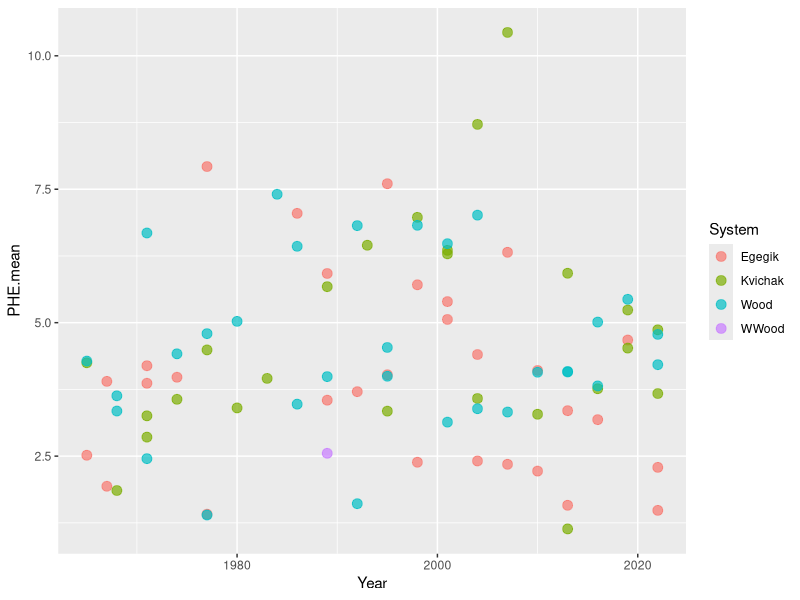
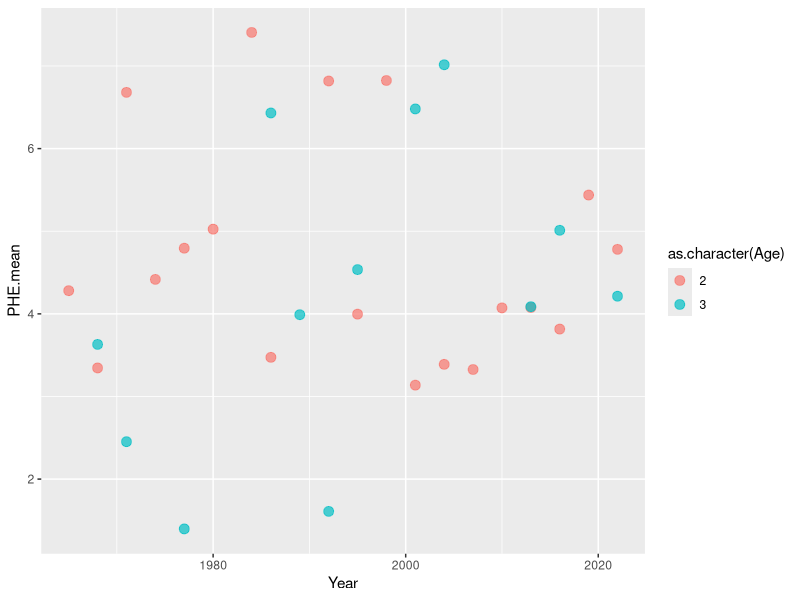
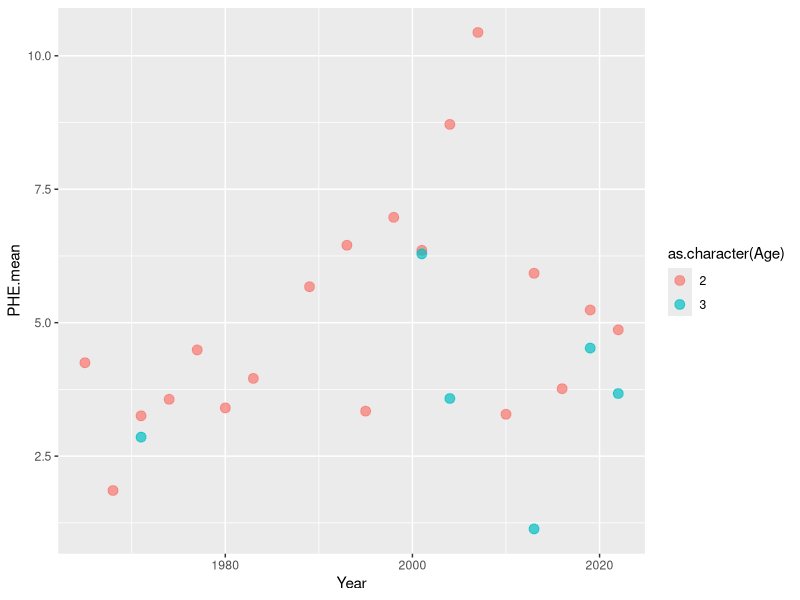
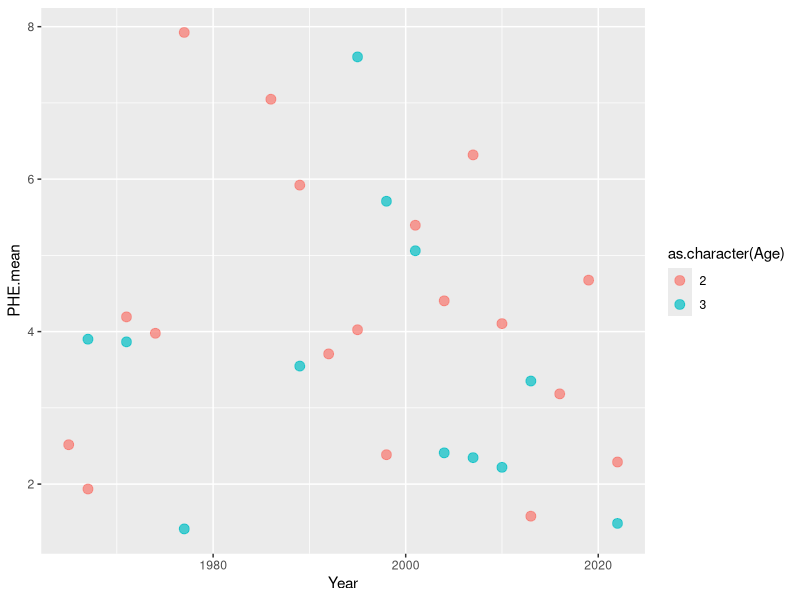
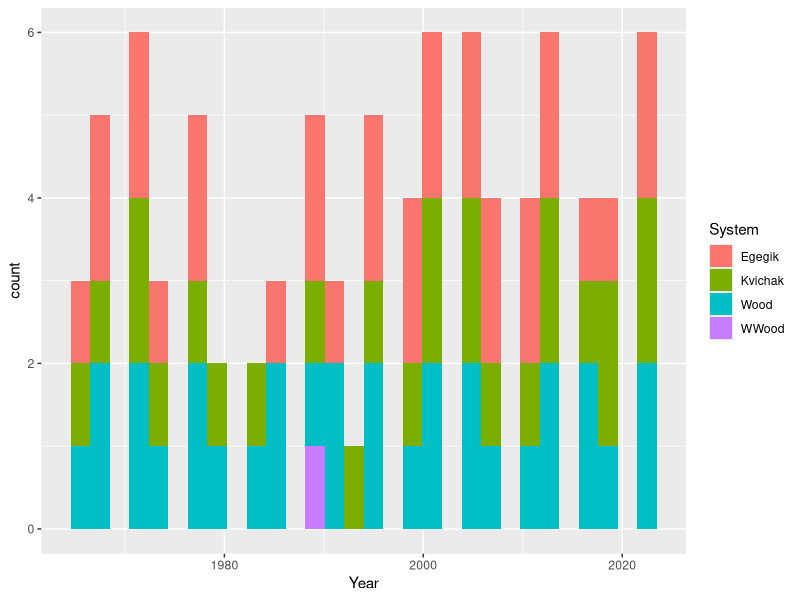
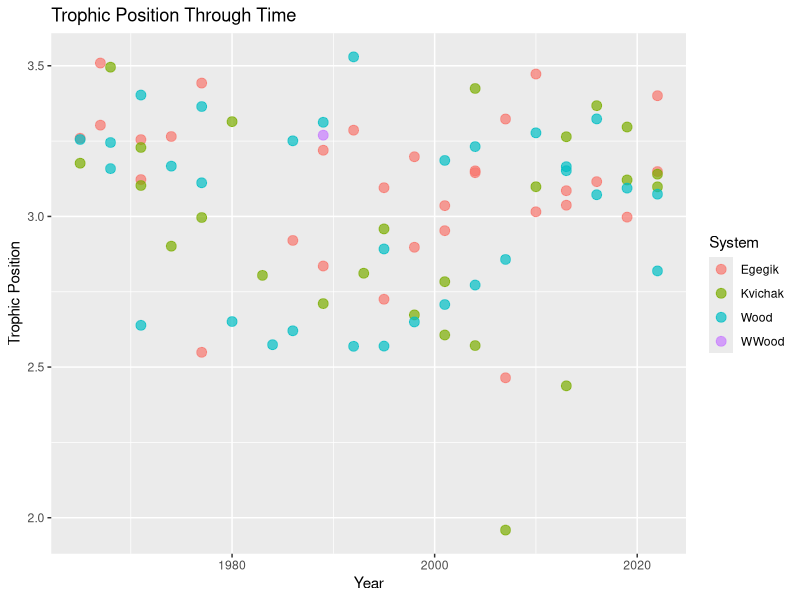
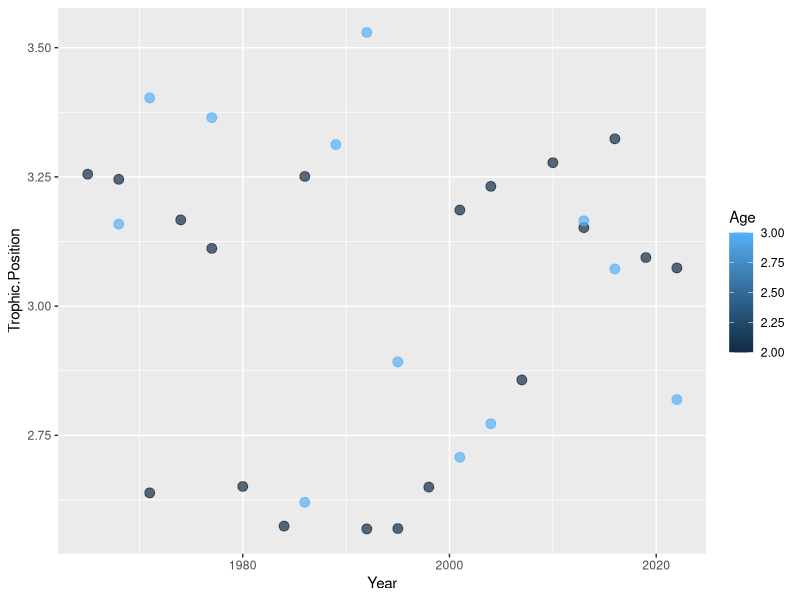
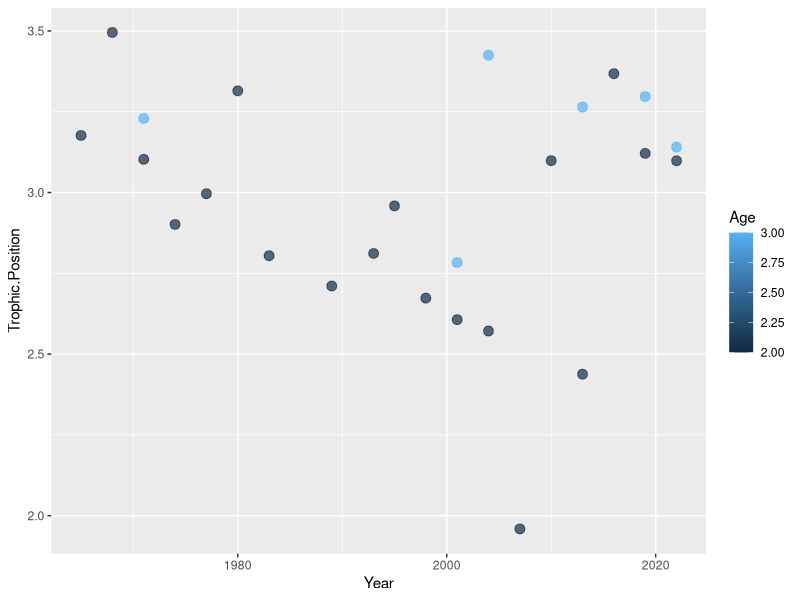

Reproduce these figures in R, in order.
#this is an r script to do some basic data visualization of the cleaned data
#at this point the data should be drift corrected, compiled, and had all
#duplicates and replicates removed and averaged 

setwd("~/Documents/GitHub/CSIA_lab_work/data/final")

library(dplyr)
library(readr)
library(ggplot2)

#read in the main data file
data <- read.csv(file="main.trophic.csv")

#scatter plot of year vs isotope signature
ggplot(data = data, aes(Year, PHE.mean, color = System)) +
       geom_point(size = 3, alpha = 0.7) 


Wood <- data[data$System =="Wood",]
Kvichak <- data[data$System =="Kvichak",]
Egegik <- data[data$System =="Egegik",]

#plots of age vs isotope sig in the different river systems 
ggplot(data = Wood, aes(Year, PHE.mean, color = as.character(Age))) +
  geom_point(size = 3, alpha = 0.7) 

ggplot(data = Kvichak, aes(Year, PHE.mean, color = as.character(Age))) +
  geom_point(size = 3, alpha = 0.7) 

ggplot(data = Egegik, aes(Year, PHE.mean, color = as.character(Age))) +
  geom_point(size = 3, alpha = 0.7) 

#make a graph showing total number of samples/system/year 
test.data <- data[,2:4]

ggplot(test.data, aes(x = Year, fill = System)) +
  geom_histogram()

#trophic position graphs
ggplot(data = data, aes(Year, Trophic.Position, color = System)) +
  geom_point(size = 3, alpha = 0.7) +
  labs(title = "Trophic Position Through Time", 
       x = "Year",
       y = "Trophic Position")

ggplot(data = Wood, aes(Year, Trophic.Position, color = Age)) +
  geom_point(size = 3, alpha = 0.7) 

ggplot(data = Kvichak, aes(Year, Trophic.Position, color = Age)) +
  geom_point(size = 3, alpha = 0.7) 

ggplot(data = Egegik, aes(Year, Trophic.Position, color = Age)) +
  geom_point(size = 3, alpha = 0.7) 


#difference between PHE and GLU
diff <- data$GLU.mean-data$PHE.mean
data$difference <- diff

ggplot(data = data, aes(Year, difference, color = System)) +
  geom_point(size = 3, alpha = 0.7) 


#separating by age class
data.age2 <- data[data$Age == "2",]
data.age3 <- data[data$Age == "3",]

ggplot(data = data.age2, aes(Year, difference, color = System)) +
  geom_point(size = 3, alpha = 0.7) 

ggplot(data = data.age3, aes(Year, difference, color = System)) +
  geom_point(size = 3, alpha = 0.7) 

ggplot(data = data, aes(Year, GLU.mean, color = System)) +
  geom_point(size = 3, alpha = 0.7)
